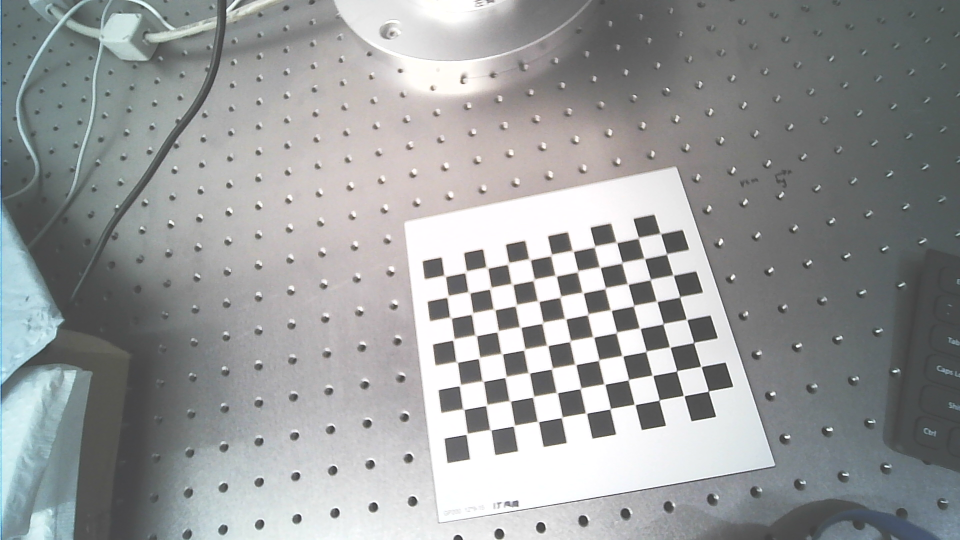
#> input picture src/optimal/data/Camera_Calibration/imgs/0001.png, 1920 x 1080 px (shown at 1/2 size); its folder holds 4 pictures in this run
$ python Haption_Camera_Calibration_calculate.py
#> lines starting #> are read from the running program, lines starting #| are printed output that depends on the picture; after the words box and inside, x2 and y2 are one past the last pixel; in counts of white or black regions, pixels touching at a corner belong together
# coding=utf-8
# copied by ysh in 2021/12/08
"""
用于相机标定和相机的手眼标定
https://www.cnblogs.com/wenbozhu/p/10697374.html
图像顺序与机器人位姿顺序相同
机器人末端姿态差和图案的姿态差顺序相反
A2^{-1}*A1*X=X*B2*B1^{−1}


运算结果临时保存在 ../data/Camera_Calibration/mtx_temp.csv 和 camera_tool_temp.csv
如果确认使用计算结果，请copy到 ../data/Camera_Calibration/camera_tool.csv （相对末端的坐标）和 mtx.csv （内参）
"""


# 2022/11/21
# 需要提供N张.png
# 和对应的机器人末端变换矩阵，写入txt，4*4N

import json
import os.path
import cv2
import h5py
import numpy as np
np.set_printoptions(precision=8,suppress=True)
import glob

path = os.path.dirname(__file__)
data_folder = f'{os.path.dirname(__file__)}/../data/Camera_Calibration'
img_path = f'{data_folder}/imgs/'
tool_pos_path = f'{data_folder}/pose/RobotPose.csv'
images = glob.glob(f'{img_path}/*.png')
result_temp_path = f'{data_folder}/result_temp'


# [9 lines of commented-out code are left out]
XX = 11
YY = 8
L = 0.015
black_background = False  #黑色背景为true（黑色外圈的），若果为黑色背景后续会转换为白色底
# =======================================================================

# 设置寻找亚像素角点的参数，采用的停止准则是最大循环次数30和最大误差容限0.001
criteria = (cv2.TERM_CRITERIA_MAX_ITER | cv2.TERM_CRITERIA_EPS, 30, 0.001)

# 获取标定板角点的位置
objp = np.zeros((XX * YY, 3), np.float32)
objp[:, :2] = np.mgrid[0:XX, 0:YY].T.reshape(-1, 2)     # 将世界坐标系建在标定板上，所有点的Z坐标全部为0，所以只需要赋值x和y
objp = L*objp

obj_points = []     # 存储3D点
img_points = []     # 存储2D点

images = sorted(images)  #按照文件名排序，数字的位数不同会乱，可以使用 str（int）.zfill（3）将整数前补0化为固定位数 001
print(f'图片路径：{images[0]}\n图片数量：{len(images)}')

# images = images[::-1]
i = 0
for fname in images:
    img = cv2.imread(fname)
#> img is the input picture: shape (1080, 1920, 3); mean B, G, R 154.7, 154.4, 152
    # [4 lines of commented-out code are left out]
    gray = cv2.cvtColor(img, cv2.COLOR_BGR2GRAY)
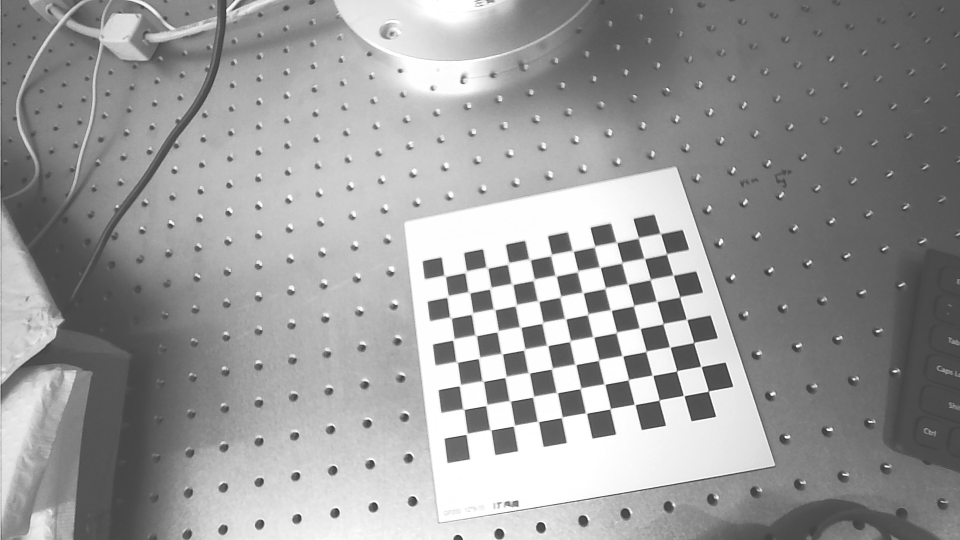
#> gray: shape (1080, 1920) (shown at 1/2 size); min 25, max 255, mean 153.7
    if black_background == True:
        gray = 255-gray #一定要转换成白色为底
    cv2.namedWindow("img_gray", cv2.WINDOW_NORMAL)
    cv2.resizeWindow("img_gray", 400, 300)
    cv2.imshow('img_gray',gray)
    key = cv2.waitKey(10) #需要一定演示才能显示，单位ms
#> (key Esc is pressed here)

    size = gray.shape[::-1]
#> size = (1920, 1080)
    ret, corners = cv2.findChessboardCorners(gray, (XX, YY), None)
#> ret = True; corners = 88 rows, first 8: [890, 551.5], [931.5, 543.5], [974.5, 534.5], [1017, 527], [1059.5, 519], [1102.5, 510.5], [1145.5, 501.5], [1189, 493.5]
    print(ret)
#| True

    if ret:

        obj_points.append(objp)

        corners2 = cv2.cornerSubPix(gray, corners, (5, 5), (-1, -1), criteria)  # 在原角点的基础上寻找亚像素角点
#> corners2 = 88 rows, first 8: [891.9, 554.1], [929.5, 546.7], [977.1, 537.5], [1018.9, 524.3], [1061.9, 520.8], [1101.5, 512.7], [1147.4, 503.6], [1189.5, 493.9]
        #print(corners2)
        if [corners2]:
            img_points.append(corners2)
        else:
            img_points.append(corners)

        cv2.drawChessboardCorners(img, (XX, YY), corners, ret)
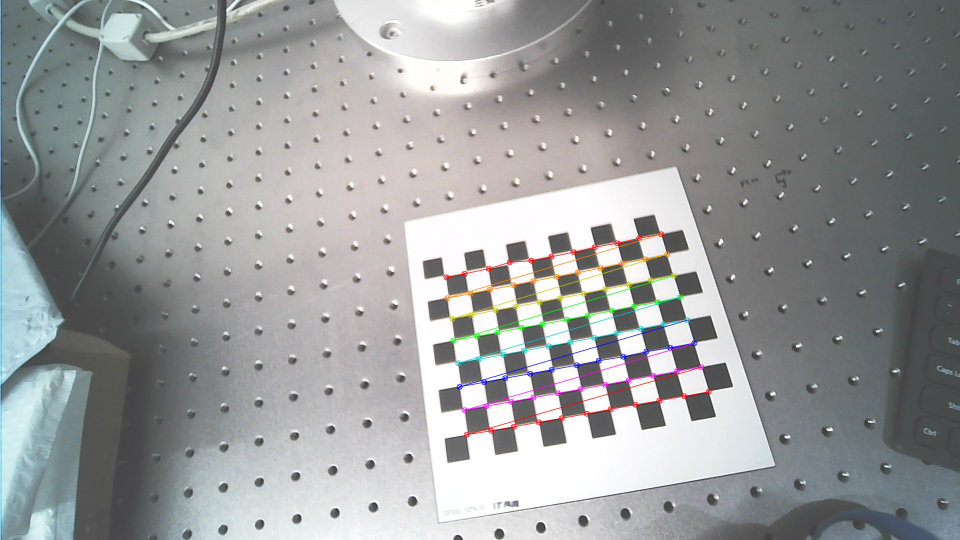
#> img: shape (1080, 1920, 3) (shown at 1/2 size); 1.3% of pixels changed, all inside (x1, y1, x2, y2) = (886, 462, 1424, 876)
        # 红色为第一行点，蓝色为最后一行点，数点先X轴再Y轴，一行有XX个点
        cv2.imwrite(f'{data_folder}/figure_save/{i}.jpg', img)
        i = i+1
#> pass 2 of the loop `for fname in images:`:
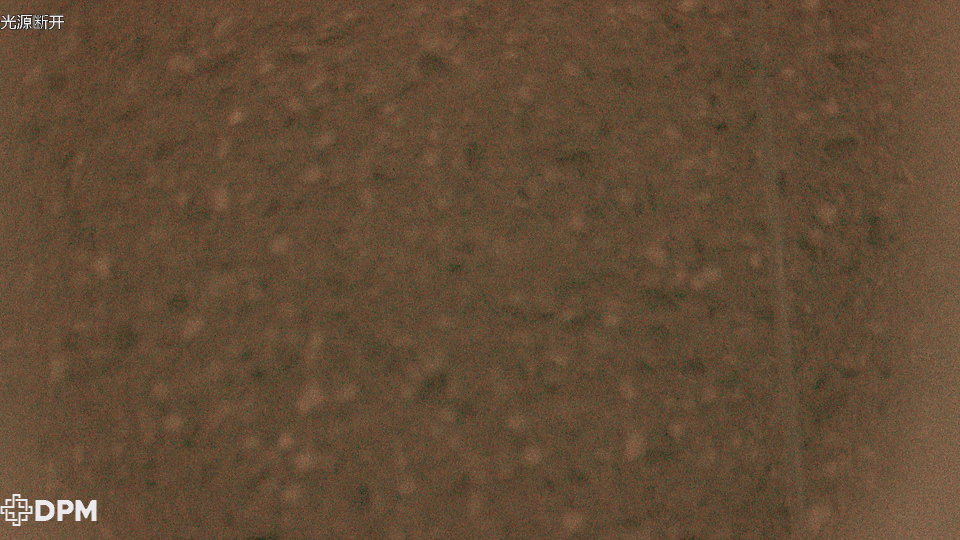
#> input picture src/optimal/data/Camera_Calibration/imgs/0002.png, 1920 x 1080 px (shown at 1/2 size)
#> img is the input picture: shape (1080, 1920, 3); mean B, G, R 53.6, 75.5, 98.8
#> `gray = cv2.cvtColor(img, cv2.COLOR_BGR2GRAY)`:
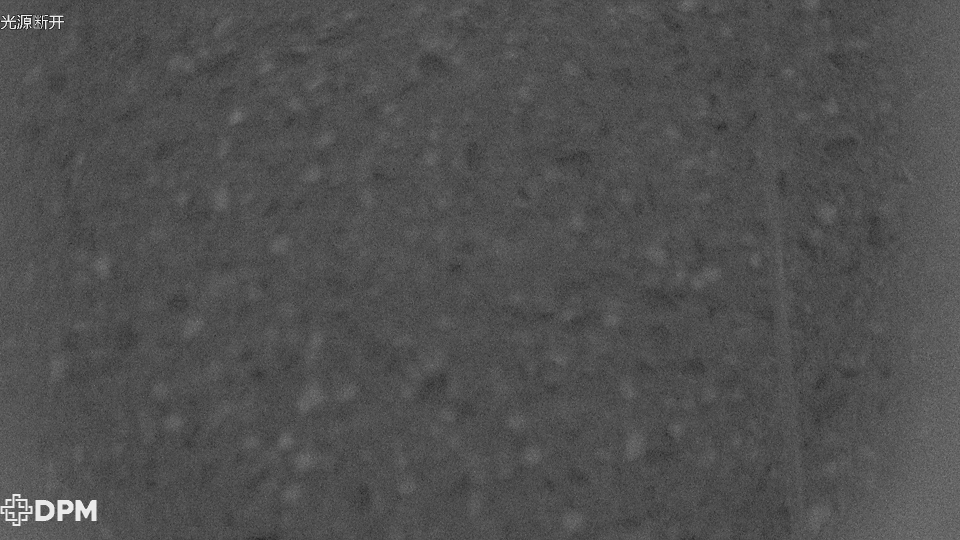
#> gray: shape (1080, 1920) (shown at 1/2 size); min 15, max 241, mean 80
#> (key Enter is pressed here)
#> ret = False; corners = None
#| False
#> pass 3 of the loop `for fname in images:`:
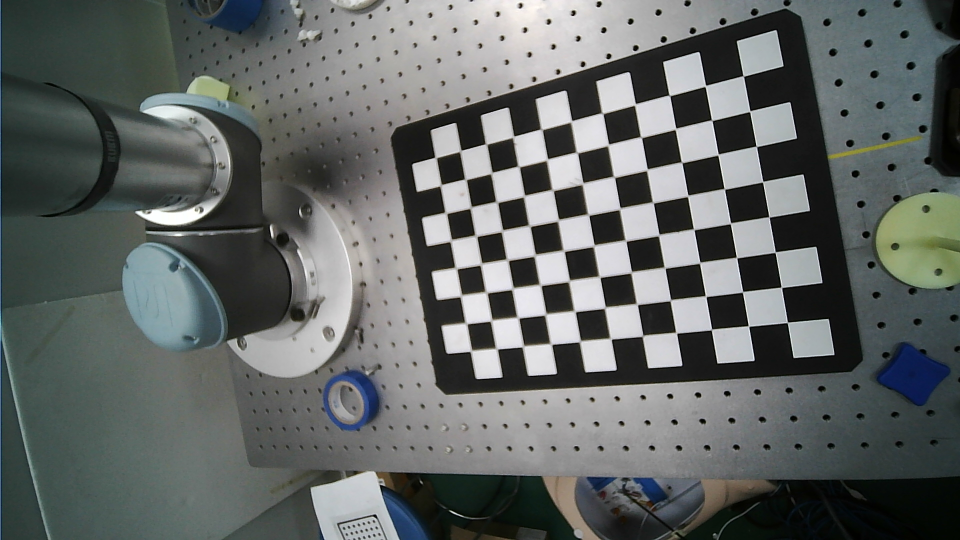
#> input picture src/optimal/data/Camera_Calibration/imgs/0003.png, 1920 x 1080 px (shown at 1/2 size)
#> img is the input picture: shape (1080, 1920, 3); mean B, G, R 100.6, 102.1, 97.4
#> `gray = cv2.cvtColor(img, cv2.COLOR_BGR2GRAY)`:
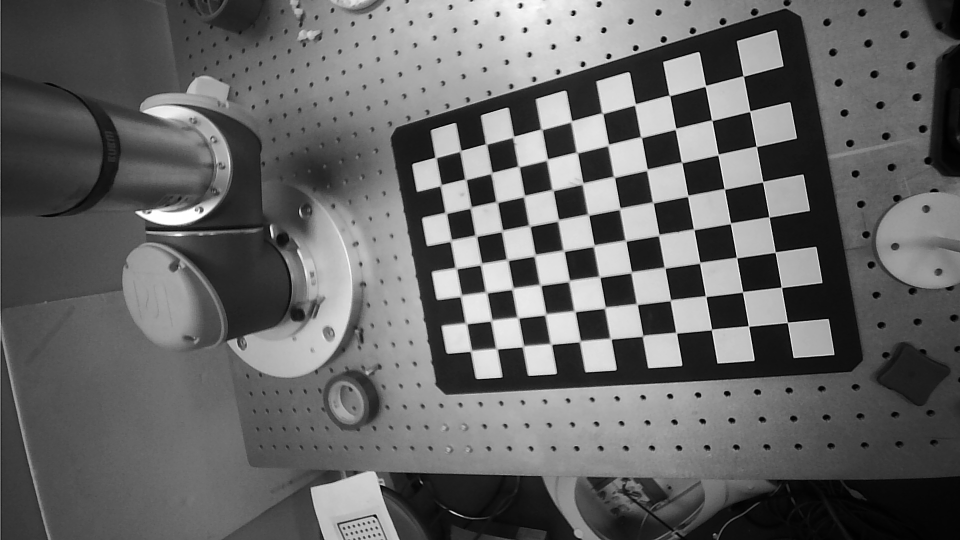
#> gray: shape (1080, 1920) (shown at 1/2 size); min 0, max 255, mean 100.5
#| False
#> the loop made 4 passes; the first 3 are shown
        # cv2.imshow('img', img)
        # cv2.waitKey(2000)

N = len(img_points)
print(f'图像个数：{N}')
# cv2.destroyAllWindows()

# 标定,得到图案在相机坐标系下的位姿
print('calculating......')
ret, mtx, dist, rvecs, tvecs = cv2.calibrateCamera(obj_points, img_points, size, None, None)

print("ret:", ret)
print("内参矩阵:\n", mtx) # 内参数矩阵
print("畸变系数:\n", dist)  # 畸变系数   distortion cofficients = (k_1,k_2,p_1,p_2,k_3)
# print("rvecs:\n", rvecs)  # 旋转向量  # 外参数
# print("tvecs:\n", tvecs ) # 平移向量  # 外参数

print("-----------------------------------------------------")

# img2 = cv2.imread(f'{path}/figure/*.jpg')
i = 0
for fname in images:
    figure = cv2.imread(fname)
    h,  w = figure.shape[:2]
#> h = 1080; w = 1920
    # newcameramtx, roi=cv2.getOptimalNewCameraMatrix(mtx,dist,(w,h),0,(w,h)) # 自由比例参数
    # dst = cv2.undistort(figure, mtx, dist, None, newcameramtx)
    dst = cv2.undistort(figure, mtx, dist, None, mtx)
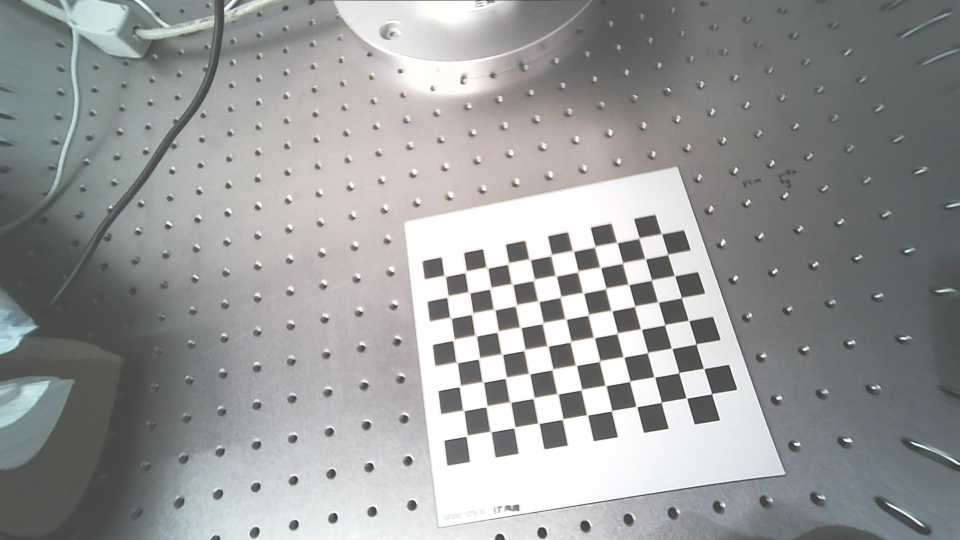
#> dst: shape (1080, 1920, 3) (shown at 1/2 size); mean B, G, R 153.7, 153.7, 152.3
    cv2.imwrite(f'{data_folder}/figure_undist/{i}.jpg', dst)
    i = i + 1
#> pass 2 of the loop `for fname in images:`:
#> `dst = cv2.undistort(figure, mtx, dist, None, mtx)`:
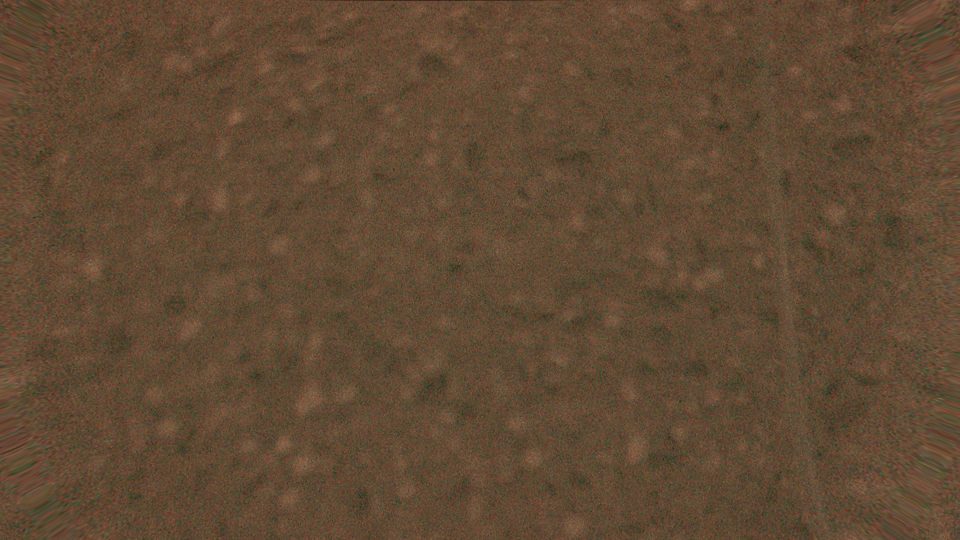
#> dst: shape (1080, 1920, 3) (shown at 1/2 size); mean B, G, R 52.1, 74, 96.9
#> pass 3 of the loop `for fname in images:`:
#> `dst = cv2.undistort(figure, mtx, dist, None, mtx)`:
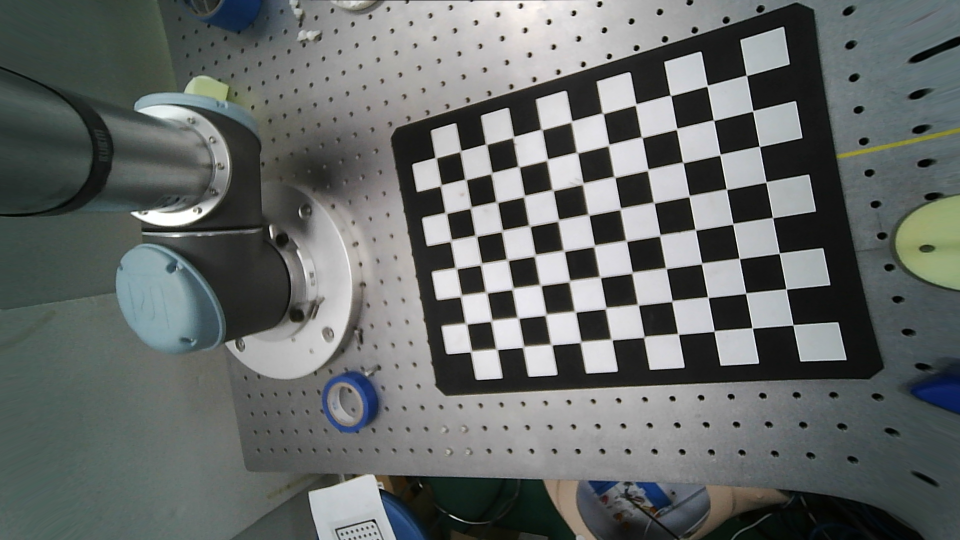
#> dst: shape (1080, 1920, 3) (shown at 1/2 size); mean B, G, R 103.5, 105, 100.5
#> the loop made 4 passes; the first 3 are shown

# 计算图案在相机坐标系的位姿
T = []
#> T = []
for i in range(N):
    R_temp, jacobian = cv2.Rodrigues(rvecs[i])
    t_temp = tvecs[i]
    T_temp = np.hstack((R_temp, t_temp))
    T_temp = np.vstack((T_temp, np.array([0,0,0,1])))
    # print(T_temp)
    T.append(T_temp)
    # print(R_temp)
    # print(t_temp)

# 计算图案姿态差矩阵
T_save = np.zeros([4,4*(N-1)])
#> T_save = empty array
for i in range(N-1):
    # T_save[:,4*i:4*(i+1)] = np.linalg.inv(T[i]) @ T[i+1]
    T_save[:, 4 * i:4 * (i + 1)] = T[i] @ np.linalg.inv(T[i + 1])
    # print(np.linalg.inv(T[i]) @ T[i+1])

np.savetxt(f'{result_temp_path}/M2.csv', T_save)

# 机器人末端在基座标系下的位姿
# tool_pose = np.loadtxt(f'{os.path.dirname(__file__)}/../data/Camera_Calibration/RobotPose.csv')


tool_pose=np.zeros((4*N+4,4),dtype=float) #先创建全零矩阵A,并将数据设置为float类型
#> (the run stopped early here; a loop or call above may not have finished)
